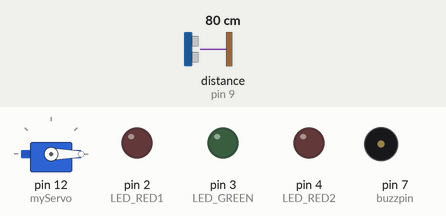
Recording of a sketch running on a simulated Arduino Uno, built with avr-gcc and run on an emulated ATmega328P. Shown: servo, output pins drawn as LEDs (lit = HIGH), buzzer (waves = sounding, pin HIGH). Wiring (inferred from the names in the program): ultrasonic range finder: trigger pin 10; echo pin 9. Dashed ring = blinking. Inputs (shaded band) come from the test bench; at power-on: distance to the obstacle (sensor on pin 9) 80 cm. The echo pulse lasts 58.3 µs per cm; pins used as bus, display or sensor lines are not drawn; what the sketch prints to the serial monitor is not drawn.

Above: at 0.01 s.
1.3 s: distance to the obstacle (sensor on pin 9) set to 2 cm
At 2.2 s:
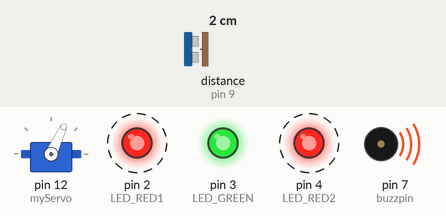
4.3 s: distance to the obstacle (sensor on pin 9) set to 35 cm
At 4.9 s:
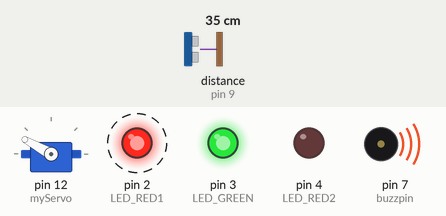
7.3 s: distance to the obstacle (sensor on pin 9) set to 60 cm
At 7.9 s:
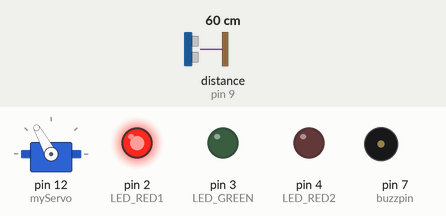
10.3 s: distance to the obstacle (sensor on pin 9) set to 9 cm
At 11.3 s:
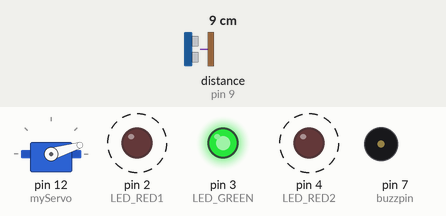
13.3 s: distance to the obstacle (sensor on pin 9) set to 23 cm
At 13.9 s:
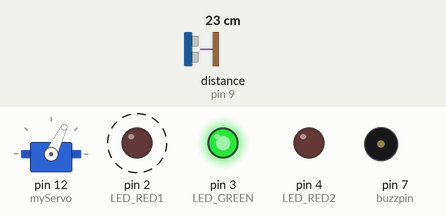
16.3 s: distance to the obstacle (sensor on pin 9) set to 18 cm
At 17.2 s:
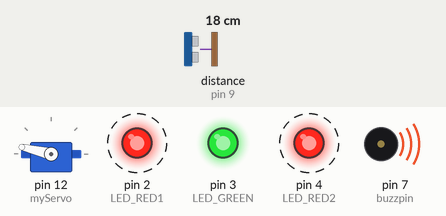
Timing chart, 0 to 20.3 s (numbered marks = the images above; inputs shaded):
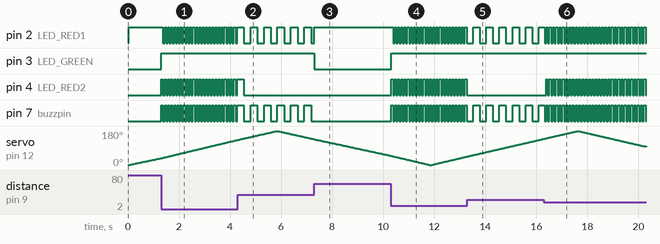

Measured:
- after the input at 1.3 s, pin 2 (LED_RED1): alternates HIGH for 0.06 s and LOW for 0.06 s, starting after 0.07 s; pin 3 (LED_GREEN): LOW → HIGH at once; pin 4 (LED_RED2), pin 7 (buzzpin): alternates HIGH for 0.06 s and LOW for 0.06 s, starting at once
- after the input at 4.3 s, pin 2 (LED_RED1), pin 7 (buzzpin): alternates HIGH for 0.26 s and LOW for 0.26 s, starting after 0.24 s
- after the input at 7.3 s, pin 3 (LED_GREEN): HIGH → LOW at once; pin 7 (buzzpin): stops changing and stays LOW
- after the input at 10.3 s, pin 2 (LED_RED1): alternates HIGH for 0.06 s and LOW for 0.06 s, starting after 0.09 s; pin 3 (LED_GREEN): LOW → HIGH at once; pin 4 (LED_RED2), pin 7 (buzzpin): alternates HIGH for 0.06 s and LOW for 0.06 s, starting at once
- after the input at 13.3 s, pin 2 (LED_RED1), pin 7 (buzzpin): alternates HIGH for 0.26 s and LOW for 0.26 s, starting after 0.23 s; pin 4 (LED_RED2): stops changing and stays LOW
- after the input at 16.3 s, pin 2 (LED_RED1), pin 4 (LED_RED2), pin 7 (buzzpin): alternates HIGH for 0.06 s and LOW for 0.06 s, starting after 0.09 s
- by itself, servo on pin 12 (myServo): rises from 139° to 180° in 1.3 s, then falls to 98° in 2.6 s

The sketch:

7-Sensor-Ultrassonico-com-rotacao.ino
```cpp
// Inclui a biblioteca Servo
#include <Servo.h>

// Define os pinos Trig e Echo do Sensor Ultrassônico
const int trigPin = 10;
const int echoPin = 9;

// Define os pinos dos LEDs
const int LED_RED1 = 2;
const int LED_GREEN = 3;
const int LED_RED2 = 4;

// Define o pino do buzzer e seu estado inicial
int buzzpin = 7;
int buzzState = LOW;

// Variáveis para armazenar a duração e a distância
long duration;
int distance;
Servo myServo;  // Cria um objeto servo para controlar o motor servo

// Variáveis de intervalo de tempo
unsigned long previousMillis = 0;
const long intervalFar = 250;
const long intervalClose = 50;

void setup() {
  pinMode(trigPin, OUTPUT);    // Define o pino trigPin como Saída
  pinMode(echoPin, INPUT);     // Define o pino echoPin como Entrada
  Serial.begin(9600);          // Inicializa a comunicação serial
  myServo.attach(12);          // Define o pino ao qual o motor servo está conectado
  pinMode(LED_RED1, OUTPUT);   // Define o pino ao qual o LED vermelho está conectado.
  pinMode(LED_RED2, OUTPUT);   // Define o pino dois ao qual o LED vermelho está conectado.
  pinMode(LED_GREEN, OUTPUT);  // Define o pino ao qual o LED verde está conectado.
  pinMode(buzzpin, OUTPUT);    // Define o pino do buzzer como Saída
}

void loop() {
  // Varredura do motor servo de 0 a 180 graus
  for (int i = 0; i <= 180; i++) {
    myServo.write(i);
    delay(30);
    distance = calculateDistance();

    // Condições de acionamento dos LEDs e buzzer com base na distância
    if (distance <= 40 && distance > 20) {
      unsigned long currentMillis = millis();
      if (currentMillis - previousMillis >= intervalFar) {
        previousMillis = currentMillis;
        buzzState = !buzzState;  // Alterna o estado do buzzer e LED vermelho
        digitalWrite(buzzpin, buzzState);
        digitalWrite(LED_RED1, buzzState);
        digitalWrite(LED_GREEN, HIGH);
        digitalWrite(LED_RED2, LOW);  // Apaga o LED vermelho 2 se não está na faixa mais próxima
      }
    } else if (distance <= 20 && distance > 0) {
      unsigned long currentMillis = millis();
      if (currentMillis - previousMillis >= intervalClose) {
        previousMillis = currentMillis;
        buzzState = !buzzState;  // Alterna o estado do buzzer e LED vermelho
        digitalWrite(buzzpin, buzzState);
        digitalWrite(LED_RED1, buzzState);
        digitalWrite(LED_RED2, buzzState);  // Acende o LED vermelho 2 para distância < 20 cm
        digitalWrite(LED_GREEN, HIGH);
      }
    } else if (distance > 40) {
      digitalWrite(buzzpin, LOW);
      digitalWrite(LED_GREEN, LOW);
      digitalWrite(LED_RED1, HIGH);
      digitalWrite(LED_RED2, LOW);  // Apaga o LED vermelho 2 se não está na faixa de < 20 cm
    }

    Serial.print(i);
    Serial.print(",");
    Serial.print(distance);
    Serial.print(".");
  }

  // Varredura da esquerda para a direita
  for (int i = 180; i >= 0; i--) {
    myServo.write(i);
    delay(30);
    distance = calculateDistance();

    // Condições de acionamento dos LEDs e buzzer com base na distância
    if (distance <= 40 && distance > 20) {
      unsigned long currentMillis = millis();
      if (currentMillis - previousMillis >= intervalFar) {
        previousMillis = currentMillis;
        buzzState = !buzzState;
        digitalWrite(buzzpin, buzzState);
        digitalWrite(LED_RED1, buzzState);
        digitalWrite(LED_GREEN, HIGH);
        digitalWrite(LED_RED2, LOW);  // Apaga o LED vermelho 2 se não está na faixa mais próxima
      }
    } else if (distance <= 20 && distance > 0) {
      unsigned long currentMillis = millis();
      if (currentMillis - previousMillis >= intervalClose) {
        previousMillis = currentMillis;
        buzzState = !buzzState;
        digitalWrite(buzzpin, buzzState);
        digitalWrite(LED_RED1, buzzState);
        digitalWrite(LED_RED2, buzzState);  // Acende o LED vermelho 2 para distância < 20 cm
        digitalWrite(LED_GREEN, HIGH);
      }
    } else if (distance > 40) {
      digitalWrite(buzzpin, LOW);
      digitalWrite(LED_GREEN, LOW);
      digitalWrite(LED_RED1, HIGH);
      digitalWrite(LED_RED2, LOW);  // Apaga o LED vermelho 2 se não está na faixa de < 20 cm
    }

    Serial.print(i);
    Serial.print(",");
    Serial.print(distance);
    Serial.print(".");
  }
}

// Função para calcular a distância medida pelo Sensor Ultrassônico
int calculateDistance() {
  digitalWrite(trigPin, LOW);
  delayMicroseconds(2);
  digitalWrite(trigPin, HIGH);
  delayMicroseconds(10);
  digitalWrite(trigPin, LOW);
  duration = pulseIn(echoPin, HIGH);
  distance = duration * 0.034 / 2;
  return distance;
}
```
